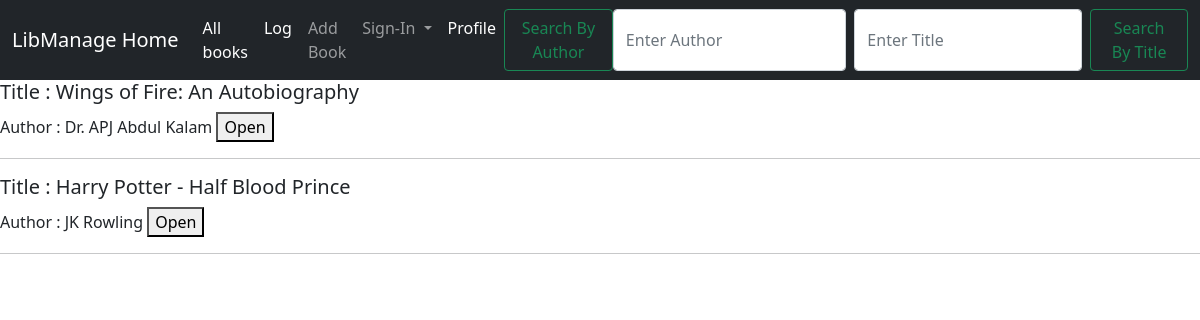
/all_books, run on an earlier commit of the app's database.
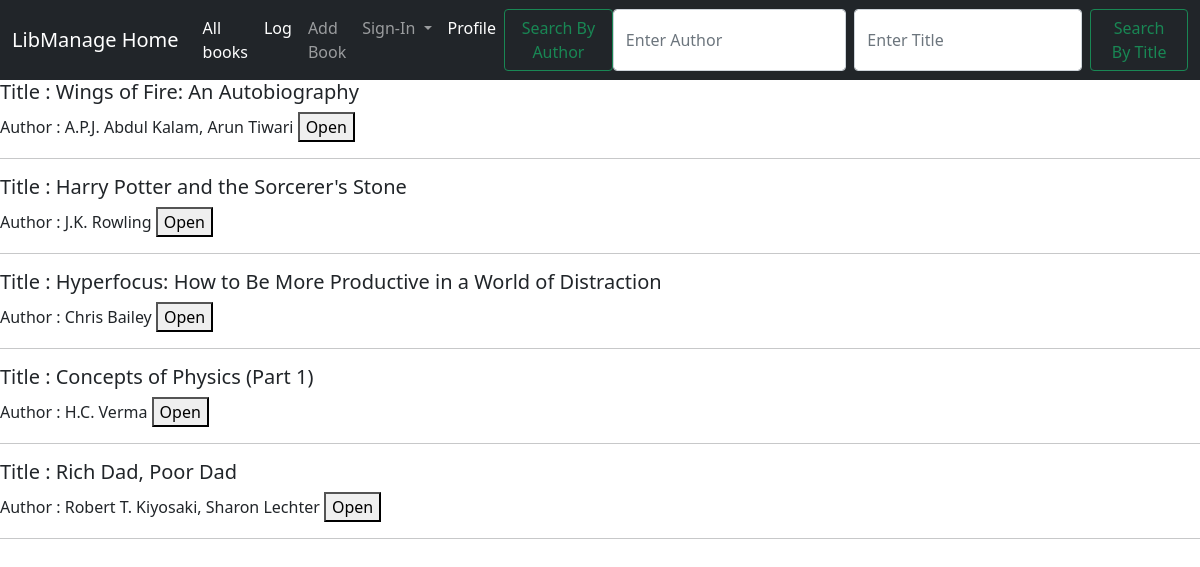
And on a later commit of the database.
### home/models.py (models this page shows, shortened)
class Book(models.Model):
    title = models.CharField(max_length=200)
    ISBN = models.CharField(max_length=100)
    author = models.CharField(max_length=200)
    publication = models.CharField(max_length=200)
    genre = models.CharField(max_length=50,
                  choices=GENRES,
                  default="Fiction")
    available = models.CharField(max_length=15,
                  choices=STOCK,
                  default="Available")
    quantity = models.IntegerField(default=0)
    summary = models.TextField()
    objects = models.Manager() # this is written because VSC was giving error that class has no objcts

### home/views.py (the view)
# urls.py: path('all_books', views.all_books, name='all_books'),
def all_books(request):
    allBooks=Book.objects.all() #fetching all books in database
    context = {
        'allBooks':allBooks
    }
    return render(request, 'all_books.html', context) #rendering page displaying all books

### templates/all_books.html (shortened to what this page needs)
{% extends 'base.html' %}
{% block body %}
    {% if allBooks %}
        {% for bookitem in allBooks %}
            <form action='\bookpage' method='get'>
                <h5>Title : {{bookitem.title}}</h5>
                <p>Author : {{bookitem.author}}
                <button type='submit'>Open</button>
                </p>
                <hr>
            </form>
        {%endfor%}
    {% else %}
        <h4>No books in library</h4>
    {% endif %}
{% endblock body %}

What changed in the data, as far as the page shows it:
changed Book "Wings of Fire: An Autobiography": author "Dr. APJ Abdul Kalam" → "A.P.J. Abdul Kalam, Arun Tiwari"
changed Book: title "Harry Potter - Half Blood Prince" → "Harry Potter and the Sorcerer's Stone"; author "JK Rowling" → "J.K. Rowling"
added Book: title "Hyperfocus: How to Be More Productive in a World of Distraction", author "Chris Bailey"
added Book: title "Concepts of Physics (Part 1)", author "H.C. Verma"
added Book: title "Rich Dad, Poor Dad", author "Robert T. Kiyosaki, Sharon Lechter"
